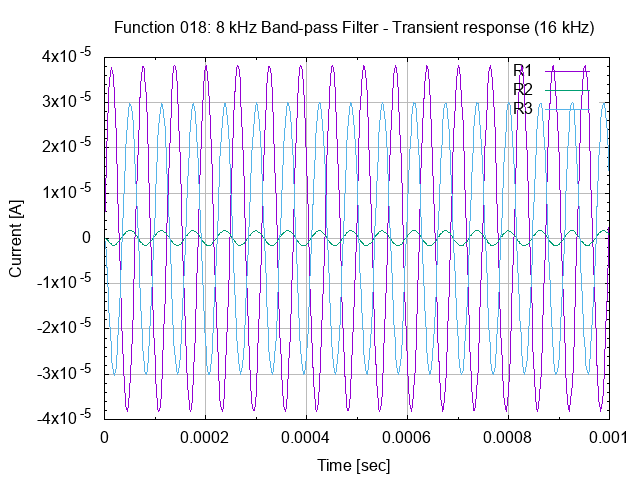

gnuplot code for this plot:
# set terminal
set term png

# set graph
set output "26.018.00.02.02.png"
set title "Function 018: 8 kHz Band-pass Filter - Transient response (16 kHz)"

# setup Y-axis
set grid ytics lt 1 lw 1 lc rgb "#bbbbbb"
set mytics
set ylabel "Current [A]"

# setup X-axis
set grid xtics lt 1 lw 1 lc rgb "#bbbbbb"
set mxtics
set xrange [0:0.001]
set xlabel "Time [sec]"

# setup plot style
set style data lines
plot '26.018.00.02.02.dat' using 1:2 title "R1", \
     '26.018.00.02.02.dat' using 1:3 title "R2", \
     '26.018.00.02.02.dat' using 1:4 title "R3"

# set output back to default
set output

# reset terminal type
set terminal pop
